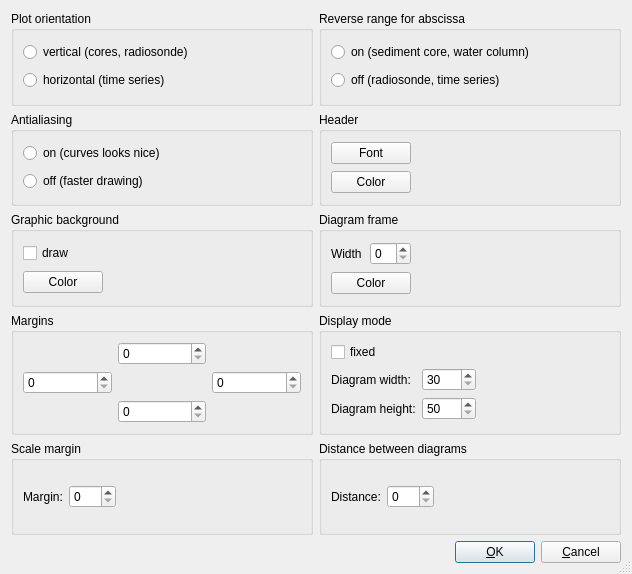
<?xml version="1.0" encoding="UTF-8"?>
<ui version="4.0">
 <class>SetGraphicOptionsDialog</class>
 <widget class="QDialog" name="SetGraphicOptionsDialog">
  <property name="geometry">
   <rect>
    <x>0</x>
    <y>0</y>
    <width>632</width>
    <height>574</height>
   </rect>
  </property>
  <property name="windowTitle">
   <string>Graphic options</string>
  </property>
  <property name="sizeGripEnabled">
   <bool>true</bool>
  </property>
  <layout class="QGridLayout" name="gridLayout_11">
   <item row="0" column="0">
    <widget class="QGroupBox" name="groupBox_6">
     <property name="title">
      <string>Plot orientation</string>
     </property>
     <layout class="QGridLayout" name="gridLayout_10">
      <item row="0" column="0">
       <widget class="QRadioButton" name="PlotOrientationV_radioButton">
        <property name="text">
         <string>vertical (cores, radiosonde)</string>
        </property>
       </widget>
      </item>
      <item row="1" column="0">
       <widget class="QRadioButton" name="PlotOrientationH_radioButton">
        <property name="text">
         <string>horizontal (time series)</string>
        </property>
       </widget>
      </item>
     </layout>
    </widget>
   </item>
   <item row="0" column="1">
    <widget class="QGroupBox" name="groupBox_5">
     <property name="title">
      <string>Reverse range for abscissa</string>
     </property>
     <layout class="QGridLayout" name="gridLayout_6">
      <item row="0" column="0">
       <widget class="QRadioButton" name="XReverseGraphRangeOn_radioButton">
        <property name="text">
         <string>on (sediment core, water column)</string>
        </property>
       </widget>
      </item>
      <item row="1" column="0">
       <widget class="QRadioButton" name="XReverseGraphRangeOff_radioButton">
        <property name="text">
         <string>off (radiosonde, time series)</string>
        </property>
       </widget>
      </item>
     </layout>
    </widget>
   </item>
   <item row="1" column="0">
    <widget class="QGroupBox" name="groupBox_4">
     <property name="title">
      <string>Antialiasing</string>
     </property>
     <layout class="QGridLayout" name="gridLayout_5">
      <item row="0" column="0">
       <widget class="QRadioButton" name="AntialiasingOn_radioButton">
        <property name="text">
         <string>on (curves looks nice)</string>
        </property>
       </widget>
      </item>
      <item row="1" column="0">
       <widget class="QRadioButton" name="AntialiasingOff_radioButton">
        <property name="text">
         <string>off (faster drawing)</string>
        </property>
       </widget>
      </item>
     </layout>
    </widget>
   </item>
   <item row="1" column="1">
    <widget class="QGroupBox" name="TextOptions_groupBox">
     <property name="title">
      <string>Header</string>
     </property>
     <layout class="QGridLayout" name="gridLayout_8">
      <item row="0" column="0">
       <widget class="QPushButton" name="HeaderTextFont_pushButton">
        <property name="text">
         <string>Font</string>
        </property>
       </widget>
      </item>
      <item row="0" column="1" colspan="2">
       <spacer name="horizontalSpacer_12">
        <property name="orientation">
         <enum>Qt::Horizontal</enum>
        </property>
        <property name="sizeHint" stdset="0">
         <size>
          <width>89</width>
          <height>20</height>
         </size>
        </property>
       </spacer>
      </item>
      <item row="1" column="0">
       <widget class="QPushButton" name="HeaderTextColor_pushButton">
        <property name="text">
         <string>Color</string>
        </property>
       </widget>
      </item>
      <item row="1" column="1">
       <widget class="QFrame" name="TextColor_frame">
        <property name="minimumSize">
         <size>
          <width>50</width>
          <height>0</height>
         </size>
        </property>
        <property name="frameShape">
         <enum>QFrame::NoFrame</enum>
        </property>
        <property name="frameShadow">
         <enum>QFrame::Raised</enum>
        </property>
       </widget>
      </item>
      <item row="1" column="2">
       <spacer name="horizontalSpacer_13">
        <property name="orientation">
         <enum>Qt::Horizontal</enum>
        </property>
        <property name="sizeHint" stdset="0">
         <size>
          <width>114</width>
          <height>20</height>
         </size>
        </property>
       </spacer>
      </item>
     </layout>
    </widget>
   </item>
   <item row="2" column="0">
    <widget class="QGroupBox" name="GraphicBackground_groupBox">
     <property name="title">
      <string>Graphic background</string>
     </property>
     <layout class="QGridLayout" name="gridLayout_7">
      <item row="0" column="0">
       <widget class="QCheckBox" name="DrawBackground_checkBox">
        <property name="text">
         <string>draw</string>
        </property>
       </widget>
      </item>
      <item row="1" column="0">
       <widget class="QPushButton" name="BackgroundColor_pushButton">
        <property name="text">
         <string>Color</string>
        </property>
       </widget>
      </item>
      <item row="1" column="1">
       <widget class="QFrame" name="BackgroundColor_frame">
        <property name="minimumSize">
         <size>
          <width>50</width>
          <height>0</height>
         </size>
        </property>
        <property name="frameShape">
         <enum>QFrame::NoFrame</enum>
        </property>
        <property name="frameShadow">
         <enum>QFrame::Raised</enum>
        </property>
       </widget>
      </item>
      <item row="1" column="2">
       <spacer name="horizontalSpacer_10">
        <property name="orientation">
         <enum>Qt::Horizontal</enum>
        </property>
        <property name="sizeHint" stdset="0">
         <size>
          <width>99</width>
          <height>20</height>
         </size>
        </property>
       </spacer>
      </item>
     </layout>
    </widget>
   </item>
   <item row="2" column="1">
    <widget class="QGroupBox" name="DiagramFrame_groupBox">
     <property name="title">
      <string>Diagram frame</string>
     </property>
     <layout class="QGridLayout" name="gridLayout_9">
      <item row="0" column="0">
       <widget class="QLabel" name="label_4">
        <property name="text">
         <string>Width</string>
        </property>
       </widget>
      </item>
      <item row="0" column="1">
       <widget class="QSpinBox" name="diagramFrameWidth_spinBox">
        <property name="maximum">
         <number>99</number>
        </property>
       </widget>
      </item>
      <item row="1" column="0" colspan="2">
       <widget class="QPushButton" name="DiagramFrameColor_pushButton">
        <property name="text">
         <string>Color</string>
        </property>
       </widget>
      </item>
      <item row="1" column="2">
       <widget class="QFrame" name="DiagramFrameColor_frame">
        <property name="minimumSize">
         <size>
          <width>50</width>
          <height>0</height>
         </size>
        </property>
        <property name="maximumSize">
         <size>
          <width>16777215</width>
          <height>16777215</height>
         </size>
        </property>
        <property name="layoutDirection">
         <enum>Qt::LeftToRight</enum>
        </property>
        <property name="frameShape">
         <enum>QFrame::NoFrame</enum>
        </property>
        <property name="frameShadow">
         <enum>QFrame::Raised</enum>
        </property>
       </widget>
      </item>
      <item row="1" column="3">
       <spacer name="horizontalSpacer_11">
        <property name="orientation">
         <enum>Qt::Horizontal</enum>
        </property>
        <property name="sizeHint" stdset="0">
         <size>
          <width>107</width>
          <height>20</height>
         </size>
        </property>
       </spacer>
      </item>
     </layout>
    </widget>
   </item>
   <item row="3" column="0">
    <widget class="QGroupBox" name="groupBox_16">
     <property name="title">
      <string>Margins</string>
     </property>
     <layout class="QGridLayout" name="gridLayout">
      <item row="0" column="0">
       <spacer name="horizontalSpacer">
        <property name="orientation">
         <enum>Qt::Horizontal</enum>
        </property>
        <property name="sizeHint" stdset="0">
         <size>
          <width>54</width>
          <height>20</height>
         </size>
        </property>
       </spacer>
      </item>
      <item row="0" column="1">
       <widget class="QSpinBox" name="marginTop_spinBox">
        <property name="maximum">
         <number>999</number>
        </property>
       </widget>
      </item>
      <item row="0" column="2">
       <spacer name="horizontalSpacer_5">
        <property name="orientation">
         <enum>Qt::Horizontal</enum>
        </property>
        <property name="sizeHint" stdset="0">
         <size>
          <width>54</width>
          <height>20</height>
         </size>
        </property>
       </spacer>
      </item>
      <item row="1" column="0">
       <widget class="QSpinBox" name="marginLeft_spinBox">
        <property name="maximum">
         <number>999</number>
        </property>
       </widget>
      </item>
      <item row="1" column="1">
       <spacer name="horizontalSpacer_2">
        <property name="orientation">
         <enum>Qt::Horizontal</enum>
        </property>
        <property name="sizeHint" stdset="0">
         <size>
          <width>55</width>
          <height>20</height>
         </size>
        </property>
       </spacer>
      </item>
      <item row="1" column="2">
       <widget class="QSpinBox" name="marginRight_spinBox">
        <property name="maximum">
         <number>999</number>
        </property>
       </widget>
      </item>
      <item row="2" column="0">
       <spacer name="horizontalSpacer_3">
        <property name="orientation">
         <enum>Qt::Horizontal</enum>
        </property>
        <property name="sizeHint" stdset="0">
         <size>
          <width>54</width>
          <height>20</height>
         </size>
        </property>
       </spacer>
      </item>
      <item row="2" column="1">
       <widget class="QSpinBox" name="marginBottom_spinBox">
        <property name="maximum">
         <number>999</number>
        </property>
       </widget>
      </item>
      <item row="2" column="2">
       <spacer name="horizontalSpacer_4">
        <property name="orientation">
         <enum>Qt::Horizontal</enum>
        </property>
        <property name="sizeHint" stdset="0">
         <size>
          <width>54</width>
          <height>20</height>
         </size>
        </property>
       </spacer>
      </item>
     </layout>
    </widget>
   </item>
   <item row="3" column="1">
    <widget class="QGroupBox" name="groupBox">
     <property name="title">
      <string>Display mode</string>
     </property>
     <layout class="QGridLayout" name="gridLayout_2">
      <item row="0" column="0">
       <widget class="QCheckBox" name="fixedDiagramSize_checkBox">
        <property name="text">
         <string>fixed</string>
        </property>
       </widget>
      </item>
      <item row="1" column="0">
       <widget class="QLabel" name="label">
        <property name="text">
         <string>Diagram width:</string>
        </property>
       </widget>
      </item>
      <item row="1" column="1">
       <widget class="QSpinBox" name="diagramWidth_spinBox">
        <property name="minimum">
         <number>30</number>
        </property>
        <property name="maximum">
         <number>5000</number>
        </property>
        <property name="singleStep">
         <number>10</number>
        </property>
       </widget>
      </item>
      <item row="1" column="2">
       <spacer name="horizontalSpacer_6">
        <property name="orientation">
         <enum>Qt::Horizontal</enum>
        </property>
        <property name="sizeHint" stdset="0">
         <size>
          <width>43</width>
          <height>20</height>
         </size>
        </property>
       </spacer>
      </item>
      <item row="2" column="0">
       <widget class="QLabel" name="diagramHeight_label">
        <property name="text">
         <string>Diagram height:</string>
        </property>
       </widget>
      </item>
      <item row="2" column="1">
       <widget class="QSpinBox" name="diagramHeight_spinBox">
        <property name="minimum">
         <number>50</number>
        </property>
        <property name="maximum">
         <number>5000</number>
        </property>
        <property name="singleStep">
         <number>10</number>
        </property>
       </widget>
      </item>
      <item row="2" column="2">
       <spacer name="horizontalSpacer_7">
        <property name="orientation">
         <enum>Qt::Horizontal</enum>
        </property>
        <property name="sizeHint" stdset="0">
         <size>
          <width>43</width>
          <height>20</height>
         </size>
        </property>
       </spacer>
      </item>
     </layout>
    </widget>
   </item>
   <item row="4" column="0">
    <widget class="QGroupBox" name="groupBox_3">
     <property name="title">
      <string>Scale margin</string>
     </property>
     <layout class="QGridLayout" name="gridLayout_3">
      <item row="0" column="0">
       <widget class="QLabel" name="label_3">
        <property name="text">
         <string>Margin:</string>
        </property>
       </widget>
      </item>
      <item row="0" column="1">
       <widget class="QSpinBox" name="marginScale_spinBox">
        <property name="maximum">
         <number>999</number>
        </property>
       </widget>
      </item>
      <item row="0" column="2">
       <spacer name="horizontalSpacer_9">
        <property name="orientation">
         <enum>Qt::Horizontal</enum>
        </property>
        <property name="sizeHint" stdset="0">
         <size>
          <width>74</width>
          <height>20</height>
         </size>
        </property>
       </spacer>
      </item>
     </layout>
    </widget>
   </item>
   <item row="4" column="1">
    <widget class="QGroupBox" name="groupBox_2">
     <property name="title">
      <string>Distance between diagrams</string>
     </property>
     <layout class="QGridLayout" name="gridLayout_4">
      <item row="0" column="0">
       <widget class="QLabel" name="label_2">
        <property name="text">
         <string>Distance:</string>
        </property>
       </widget>
      </item>
      <item row="0" column="1">
       <widget class="QSpinBox" name="diagramDistance_spinBox">
        <property name="maximum">
         <number>999</number>
        </property>
       </widget>
      </item>
      <item row="0" column="2">
       <spacer name="horizontalSpacer_8">
        <property name="orientation">
         <enum>Qt::Horizontal</enum>
        </property>
        <property name="sizeHint" stdset="0">
         <size>
          <width>74</width>
          <height>20</height>
         </size>
        </property>
       </spacer>
      </item>
     </layout>
    </widget>
   </item>
   <item row="5" column="0" colspan="2">
    <layout class="QGridLayout" name="gridLayout_12">
     <item row="0" column="0">
      <spacer>
       <property name="orientation">
        <enum>Qt::Horizontal</enum>
       </property>
       <property name="sizeHint" stdset="0">
        <size>
         <width>40</width>
         <height>20</height>
        </size>
       </property>
      </spacer>
     </item>
     <item row="0" column="1">
      <widget class="QPushButton" name="OK_pushButton">
       <property name="text">
        <string>&amp;OK</string>
       </property>
       <property name="default">
        <bool>true</bool>
       </property>
      </widget>
     </item>
     <item row="0" column="2">
      <widget class="QPushButton" name="Cancel_pushButton">
       <property name="text">
        <string>&amp;Cancel</string>
       </property>
      </widget>
     </item>
    </layout>
   </item>
  </layout>
 </widget>
 <tabstops>
  <tabstop>PlotOrientationV_radioButton</tabstop>
  <tabstop>PlotOrientationH_radioButton</tabstop>
  <tabstop>XReverseGraphRangeOn_radioButton</tabstop>
  <tabstop>XReverseGraphRangeOff_radioButton</tabstop>
  <tabstop>AntialiasingOn_radioButton</tabstop>
  <tabstop>AntialiasingOff_radioButton</tabstop>
  <tabstop>HeaderTextFont_pushButton</tabstop>
  <tabstop>HeaderTextColor_pushButton</tabstop>
  <tabstop>DrawBackground_checkBox</tabstop>
  <tabstop>BackgroundColor_pushButton</tabstop>
  <tabstop>diagramFrameWidth_spinBox</tabstop>
  <tabstop>DiagramFrameColor_pushButton</tabstop>
  <tabstop>marginTop_spinBox</tabstop>
  <tabstop>marginLeft_spinBox</tabstop>
  <tabstop>marginRight_spinBox</tabstop>
  <tabstop>marginBottom_spinBox</tabstop>
  <tabstop>fixedDiagramSize_checkBox</tabstop>
  <tabstop>diagramWidth_spinBox</tabstop>
  <tabstop>diagramHeight_spinBox</tabstop>
  <tabstop>marginScale_spinBox</tabstop>
  <tabstop>diagramDistance_spinBox</tabstop>
  <tabstop>OK_pushButton</tabstop>
  <tabstop>Cancel_pushButton</tabstop>
 </tabstops>
 <resources/>
 <connections/>
</ui>
